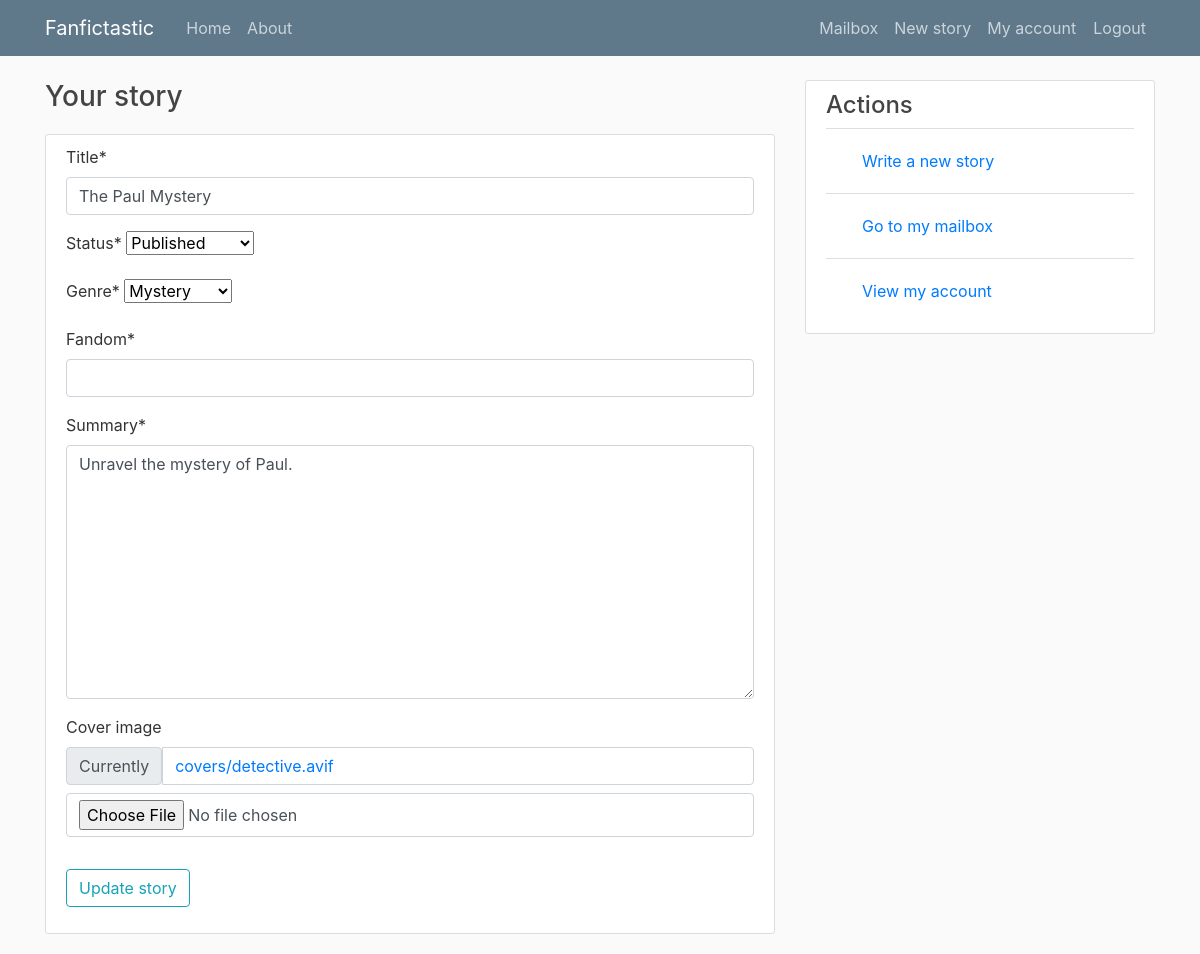
Before: /story/5/update/ (signed in) with the older database file.
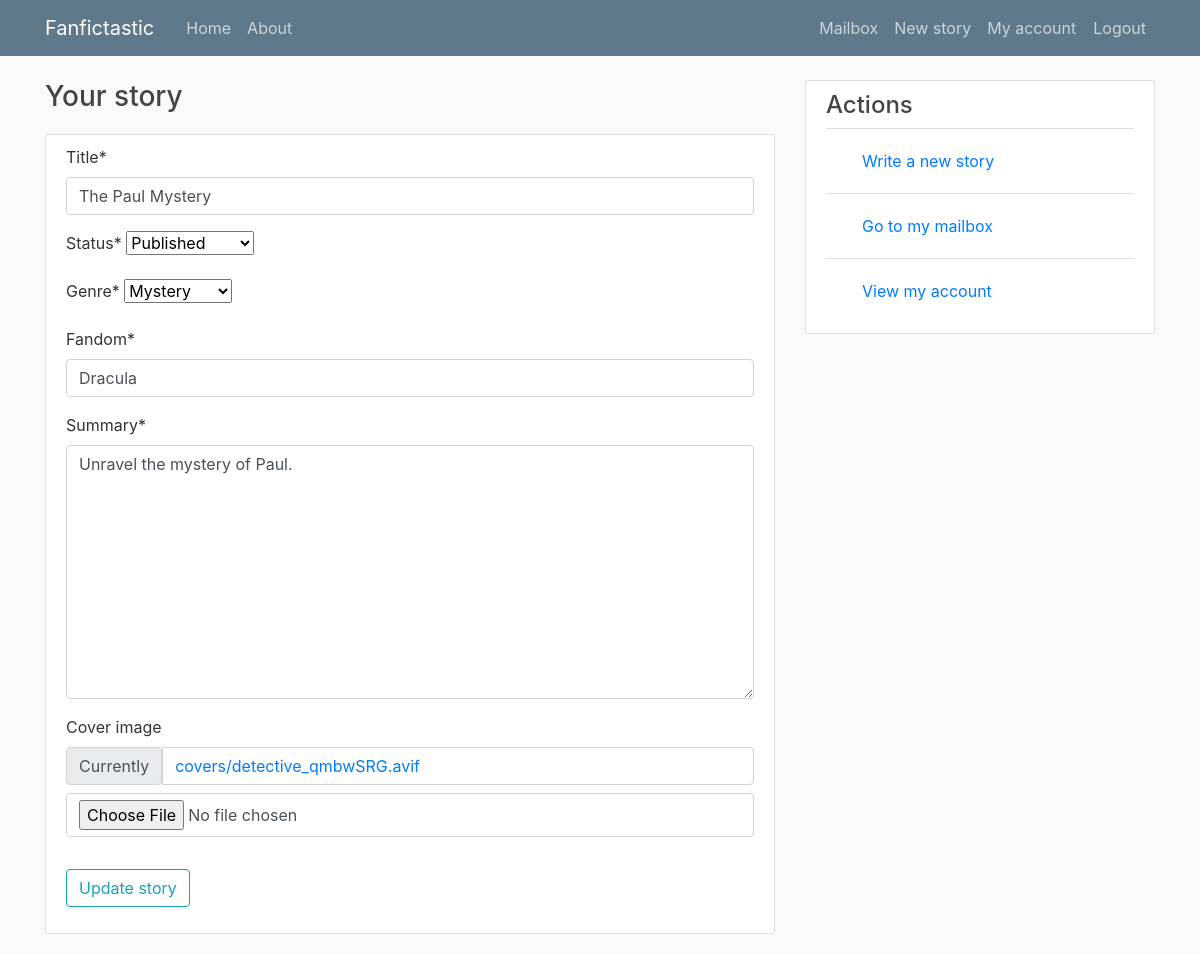
After: the same page with the newer database file.
### stories/models.py (models this page shows, shortened)
class Story(models.Model):
    STATUS_CHOICES = [
        ('draft', 'Draft (private)'),
        ('published', 'Published'),
    ]
    title = models.CharField(max_length=100)
    author = models.ForeignKey(User, on_delete=models.CASCADE, related_name='stories')
    summary = models.TextField(max_length=500)
    fandom = models.CharField(max_length=100)
    genre = models.ForeignKey(Genre, on_delete=models.SET_NULL, null=True, related_name='stories')
    status = models.CharField(
        max_length=20,
        choices=STATUS_CHOICES,
        default='draft'
    )
    date_published = models.DateTimeField(default=timezone.now)
    cover_image = models.ImageField(
        upload_to='covers/',
        storage=MediaCloudinaryStorage(),
        blank=True,
        null=True
    )

### stories/views.py (the view, shortened to what this page needs)
# urls.py: path('story/<int:pk>/update/', StoryUpdateView.as_view(), name='story-update'),
class StoryUpdateView(LoginRequiredMixin, UserPassesTestMixin, UpdateView):
    model = Story
    fields = ['title', 'status', 'genre', 'fandom', 'summary', 'cover_image']
    def test_func(self):
        story = self.get_object()
        return self.request.user == story.author

### stories/models.py (called while the page is built)
    def __str__(self):
        return self.name

### stories/templates/stories/story_form.html (shortened to what this page needs)
{% extends "stories/base.html" %}
{% load crispy_forms_tags %}
{% block content %}
<h1>Your story</h1>
<div class="content-section">
    <form method="POST" enctype="multipart/form-data">
        <fieldset class="form-group">
            {{ form|crispy }}
        </fieldset>
        <div class="form-group">
            <button class="btn btn-outline-info" type="submit">
                {% if form.instance.pk %}
                Update story
                {% else %}
                Save draft
                {% endif %}
            </button>
        </div>
    </form>
</div>
{% endblock content %}

Changed rows visible on the page:
changed Story "The Paul Mystery": fandom (not shown) → "Dracula"
Other visible differences:
text no longer shown: "Title * Status * Genre * Fandom * Summary * Cover image Currently covers/detective.avif"
text now shown: "Title * Status * Genre * Fandom * Summary * Cover image Currently covers/detective_qmbwSRG.avif"
